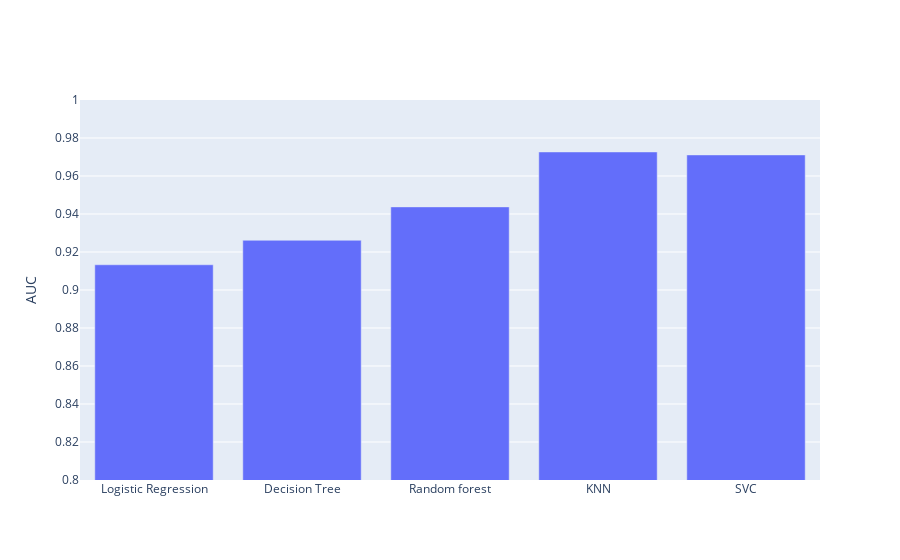

Notebook code cell kept with this figure:
### Code cell
import plotly.graph_objects as go
fig = compare_models(models)
fig.update_yaxes(range=[0.8,1], title="AUC")

### Figure 1 — Plotly figure (JSON) as saved in the notebook; plotly's stock layout.template omitted (floating-point values rounded to 4 significant figures)
{"data": [{"name": "CV score", "type": "bar", "x": ["Logistic Regression", "Decision Tree", "Random forest", "KNN", "SVC"], "y": [0.9133, 0.9262, 0.9437, 0.9727, 0.9711]}], "layout": {"yaxis": {"range": [0.8, 1], "title": {"text": "AUC"}}}}
